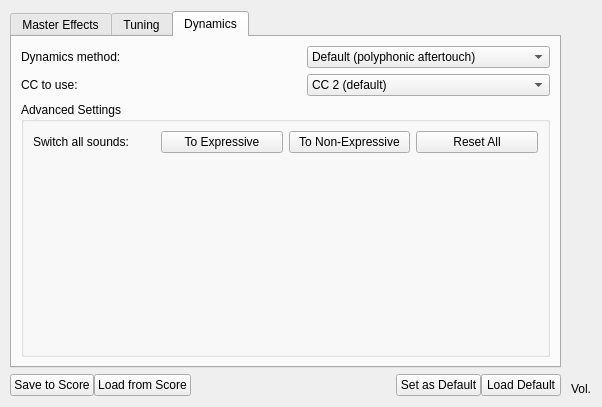
<?xml version="1.0" encoding="UTF-8"?>
<ui version="4.0">
 <class>SynthControl</class>
 <widget class="QWidget" name="SynthControl">
  <property name="windowModality">
   <enum>Qt::NonModal</enum>
  </property>
  <property name="geometry">
   <rect>
    <x>0</x>
    <y>0</y>
    <width>602</width>
    <height>407</height>
   </rect>
  </property>
  <property name="focusPolicy">
   <enum>Qt::ClickFocus</enum>
  </property>
  <property name="windowTitle">
   <string>Synthesizer</string>
  </property>
  <layout class="QGridLayout" name="gridLayout_2" columnstretch="0,0">
   <property name="leftMargin">
    <number>10</number>
   </property>
   <property name="horizontalSpacing">
    <number>10</number>
   </property>
   <item row="2" column="0">
    <layout class="QGridLayout" name="gridLayout_4">
     <item row="0" column="3">
      <widget class="QPushButton" name="storeButton">
       <property name="focusPolicy">
        <enum>Qt::TabFocus</enum>
       </property>
       <property name="text">
        <string>Set as Default</string>
       </property>
      </widget>
     </item>
     <item row="0" column="0">
      <widget class="QPushButton" name="saveButton">
       <property name="focusPolicy">
        <enum>Qt::TabFocus</enum>
       </property>
       <property name="toolTip">
        <string>Save to score</string>
       </property>
       <property name="text">
        <string>Save to Score</string>
       </property>
      </widget>
     </item>
     <item row="0" column="2">
      <spacer name="horizontalSpacer_2">
       <property name="orientation">
        <enum>Qt::Horizontal</enum>
       </property>
       <property name="sizeHint" stdset="0">
        <size>
         <width>40</width>
         <height>20</height>
        </size>
       </property>
      </spacer>
     </item>
     <item row="0" column="1">
      <widget class="QPushButton" name="loadButton">
       <property name="focusPolicy">
        <enum>Qt::TabFocus</enum>
       </property>
       <property name="toolTip">
        <string>Load from score</string>
       </property>
       <property name="text">
        <string>Load from Score</string>
       </property>
      </widget>
     </item>
     <item row="0" column="4">
      <widget class="QPushButton" name="recallButton">
       <property name="focusPolicy">
        <enum>Qt::TabFocus</enum>
       </property>
       <property name="text">
        <string>Load Default</string>
       </property>
      </widget>
     </item>
    </layout>
   </item>
   <item row="0" column="1" rowspan="3">
    <layout class="QVBoxLayout" name="verticalLayout">
     <item>
      <widget class="Awl::MeterSlider" name="gainSlider" native="true">
       <property name="focusPolicy">
        <enum>Qt::TabFocus</enum>
       </property>
       <property name="statusTip">
        <string>Master volume</string>
       </property>
       <property name="accessibleName">
        <string>Master volume</string>
       </property>
       <property name="accessibleDescription">
        <string>Use up and down arrows to modify</string>
       </property>
       <property name="channel" stdset="0">
        <number>2</number>
       </property>
      </widget>
     </item>
     <item>
      <widget class="QLabel" name="label_4">
       <property name="sizePolicy">
        <sizepolicy hsizetype="Preferred" vsizetype="Fixed">
         <horstretch>0</horstretch>
         <verstretch>0</verstretch>
        </sizepolicy>
       </property>
       <property name="text">
        <string extracomment="volume">Vol.</string>
       </property>
       <property name="alignment">
        <set>Qt::AlignCenter</set>
       </property>
      </widget>
     </item>
    </layout>
   </item>
   <item row="0" column="0" rowspan="2">
    <widget class="QTabWidget" name="tabWidget">
     <property name="currentIndex">
      <number>2</number>
     </property>
     <widget class="QWidget" name="masterEffectsTab">
      <property name="sizePolicy">
       <sizepolicy hsizetype="Expanding" vsizetype="Expanding">
        <horstretch>0</horstretch>
        <verstretch>0</verstretch>
       </sizepolicy>
      </property>
      <attribute name="title">
       <string>Master Effects</string>
      </attribute>
      <layout class="QGridLayout" name="gridLayout_7">
       <item row="1" column="0" colspan="6">
        <widget class="QStackedWidget" name="effectStackA">
         <property name="sizePolicy">
          <sizepolicy hsizetype="Expanding" vsizetype="Preferred">
           <horstretch>0</horstretch>
           <verstretch>0</verstretch>
          </sizepolicy>
         </property>
        </widget>
       </item>
       <item row="0" column="3">
        <widget class="QLabel" name="label_5">
         <property name="text">
          <string>Effect B:</string>
         </property>
        </widget>
       </item>
       <item row="0" column="1">
        <widget class="QComboBox" name="effectA">
         <property name="sizePolicy">
          <sizepolicy hsizetype="Expanding" vsizetype="Fixed">
           <horstretch>0</horstretch>
           <verstretch>0</verstretch>
          </sizepolicy>
         </property>
         <property name="accessibleName">
          <string>Effect A</string>
         </property>
        </widget>
       </item>
       <item row="2" column="0" colspan="6">
        <widget class="QStackedWidget" name="effectStackB">
         <property name="sizePolicy">
          <sizepolicy hsizetype="Expanding" vsizetype="Preferred">
           <horstretch>0</horstretch>
           <verstretch>0</verstretch>
          </sizepolicy>
         </property>
        </widget>
       </item>
       <item row="0" column="0">
        <widget class="QLabel" name="label_2">
         <property name="text">
          <string>Effect A:</string>
         </property>
        </widget>
       </item>
       <item row="0" column="4">
        <widget class="QComboBox" name="effectB">
         <property name="sizePolicy">
          <sizepolicy hsizetype="Expanding" vsizetype="Fixed">
           <horstretch>0</horstretch>
           <verstretch>0</verstretch>
          </sizepolicy>
         </property>
         <property name="accessibleName">
          <string>Effect B</string>
         </property>
        </widget>
       </item>
       <item row="0" column="2">
        <spacer name="horizontalSpacer_4">
         <property name="orientation">
          <enum>Qt::Horizontal</enum>
         </property>
         <property name="sizeHint" stdset="0">
          <size>
           <width>40</width>
           <height>20</height>
          </size>
         </property>
        </spacer>
       </item>
      </layout>
     </widget>
     <widget class="QWidget" name="tab">
      <property name="sizePolicy">
       <sizepolicy hsizetype="Expanding" vsizetype="Expanding">
        <horstretch>0</horstretch>
        <verstretch>0</verstretch>
       </sizepolicy>
      </property>
      <attribute name="title">
       <string>Tuning</string>
      </attribute>
      <layout class="QGridLayout" name="gridLayout">
       <item row="0" column="0">
        <widget class="QLabel" name="label_39">
         <property name="text">
          <string>Master tuning:</string>
         </property>
        </widget>
       </item>
       <item row="0" column="1">
        <widget class="QDoubleSpinBox" name="masterTuning">
         <property name="accessibleName">
          <string>Master tuning</string>
         </property>
         <property name="accessibleDescription">
          <string>Hertz</string>
         </property>
         <property name="suffix">
          <string extracomment="Hertz">Hz</string>
         </property>
         <property name="decimals">
          <number>1</number>
         </property>
         <property name="minimum">
          <double>300.000000000000000</double>
         </property>
         <property name="maximum">
          <double>600.000000000000000</double>
         </property>
         <property name="value">
          <double>440.000000000000000</double>
         </property>
        </widget>
       </item>
       <item row="0" column="2">
        <spacer name="horizontalSpacer">
         <property name="orientation">
          <enum>Qt::Horizontal</enum>
         </property>
         <property name="sizeHint" stdset="0">
          <size>
           <width>275</width>
           <height>20</height>
          </size>
         </property>
        </spacer>
       </item>
       <item row="1" column="0">
        <spacer name="verticalSpacer">
         <property name="orientation">
          <enum>Qt::Vertical</enum>
         </property>
         <property name="sizeHint" stdset="0">
          <size>
           <width>20</width>
           <height>127</height>
          </size>
         </property>
        </spacer>
       </item>
       <item row="2" column="0">
        <widget class="QPushButton" name="changeTuningButton">
         <property name="focusPolicy">
          <enum>Qt::TabFocus</enum>
         </property>
         <property name="text">
          <string>Change Tuning</string>
         </property>
        </widget>
       </item>
      </layout>
     </widget>
     <widget class="QWidget" name="dynamicsTab">
      <attribute name="title">
       <string>Dynamics</string>
      </attribute>
      <layout class="QGridLayout" name="gridLayout_3" rowstretch="0,0,0,0" columnstretch="1,0">
       <item row="0" column="0">
        <widget class="QLabel" name="label_3">
         <property name="text">
          <string>Dynamics method:</string>
         </property>
        </widget>
       </item>
       <item row="0" column="1">
        <widget class="QComboBox" name="dynamicsMethodList">
         <property name="currentIndex">
          <number>3</number>
         </property>
         <item>
          <property name="text">
           <string>Velocity only (no single-note dynamics)</string>
          </property>
         </item>
         <item>
          <property name="text">
           <string>CC events and velocity</string>
          </property>
         </item>
         <item>
          <property name="text">
           <string>CC events only</string>
          </property>
         </item>
         <item>
          <property name="text">
           <string>Default (polyphonic aftertouch)</string>
          </property>
         </item>
        </widget>
       </item>
       <item row="1" column="1">
        <widget class="QComboBox" name="ccToUseList">
         <property name="currentIndex">
          <number>1</number>
         </property>
         <item>
          <property name="text">
           <string>CC 1</string>
          </property>
         </item>
         <item>
          <property name="text">
           <string>CC 2 (default)</string>
          </property>
         </item>
         <item>
          <property name="text">
           <string>CC 4</string>
          </property>
         </item>
         <item>
          <property name="text">
           <string>CC 11</string>
          </property>
         </item>
        </widget>
       </item>
       <item row="1" column="0">
        <widget class="QLabel" name="label">
         <property name="text">
          <string>CC to use:</string>
         </property>
        </widget>
       </item>
       <item row="3" column="0" colspan="2">
        <widget class="QGroupBox" name="advancedSettings">
         <property name="accessibleName">
          <string>Advanced Settings</string>
         </property>
         <property name="title">
          <string>Advanced Settings</string>
         </property>
         <layout class="QGridLayout" name="gridLayout_6">
          <item row="0" column="0">
           <widget class="QLabel" name="label_6">
            <property name="text">
             <string>Switch all sounds:</string>
            </property>
           </widget>
          </item>
          <item row="1" column="1">
           <spacer name="verticalSpacer_2">
            <property name="orientation">
             <enum>Qt::Vertical</enum>
            </property>
            <property name="sizeHint" stdset="0">
             <size>
              <width>20</width>
              <height>40</height>
             </size>
            </property>
           </spacer>
          </item>
          <item row="0" column="1">
           <widget class="QPushButton" name="switchExpr">
            <property name="accessibleName">
             <string>Switch all sounds to expressive</string>
            </property>
            <property name="text">
             <string>To Expressive</string>
            </property>
           </widget>
          </item>
          <item row="0" column="2">
           <widget class="QPushButton" name="switchNonExpr">
            <property name="accessibleName">
             <string>Switch all sounds to non-expressive</string>
            </property>
            <property name="text">
             <string>To Non-Expressive</string>
            </property>
           </widget>
          </item>
          <item row="0" column="3">
           <widget class="QPushButton" name="resetExpr">
            <property name="accessibleName">
             <string>Reset all sounds to defaults</string>
            </property>
            <property name="text">
             <string>Reset All</string>
            </property>
           </widget>
          </item>
         </layout>
        </widget>
       </item>
      </layout>
     </widget>
    </widget>
   </item>
  </layout>
 </widget>
 <customwidgets>
  <customwidget>
   <class>Awl::Slider</class>
   <extends>QWidget</extends>
   <header>awl/slider.h</header>
  </customwidget>
  <customwidget>
   <class>Awl::VolSlider</class>
   <extends>Awl::Slider</extends>
   <header>awl/volslider.h</header>
  </customwidget>
  <customwidget>
   <class>Awl::MeterSlider</class>
   <extends>Awl::VolSlider</extends>
   <header>awl/mslider.h</header>
  </customwidget>
 </customwidgets>
 <tabstops>
  <tabstop>tabWidget</tabstop>
  <tabstop>effectA</tabstop>
  <tabstop>effectB</tabstop>
  <tabstop>masterTuning</tabstop>
  <tabstop>changeTuningButton</tabstop>
  <tabstop>gainSlider</tabstop>
  <tabstop>saveButton</tabstop>
  <tabstop>loadButton</tabstop>
  <tabstop>storeButton</tabstop>
  <tabstop>recallButton</tabstop>
 </tabstops>
 <resources/>
 <connections/>
</ui>
